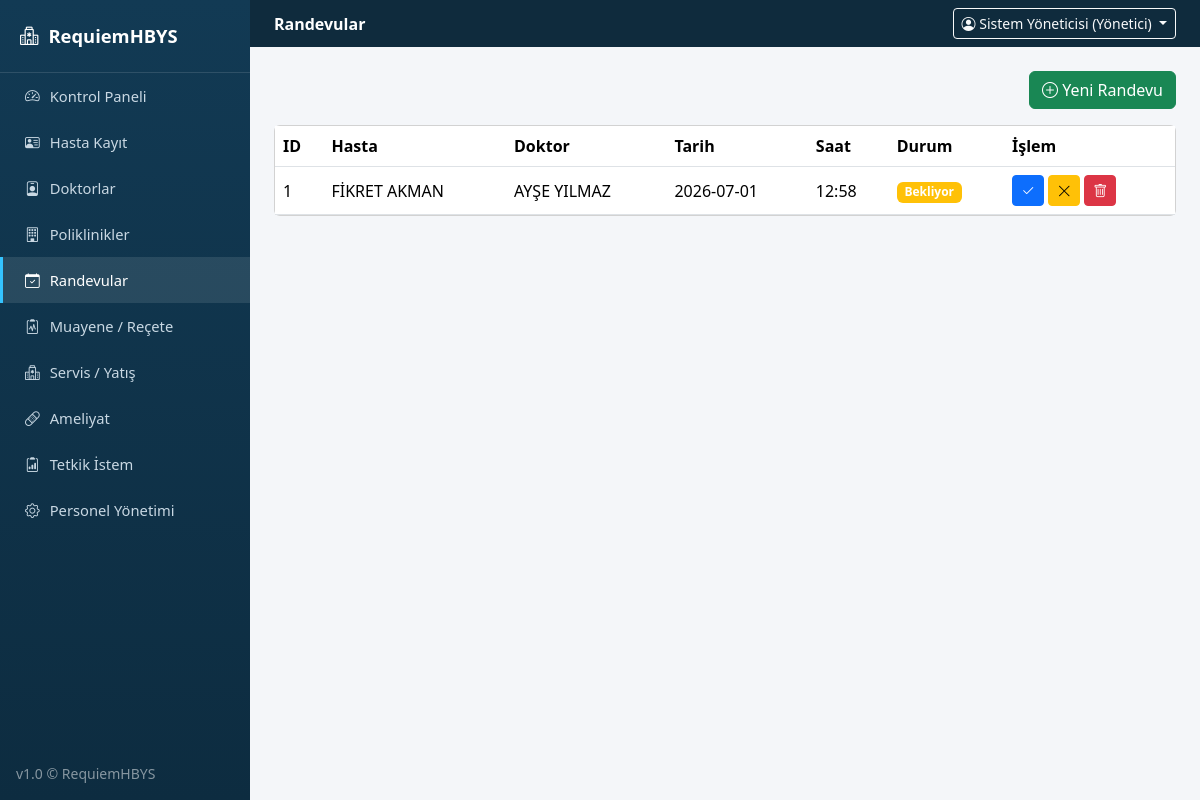
Before: /randevular (signed in) with the older database file.
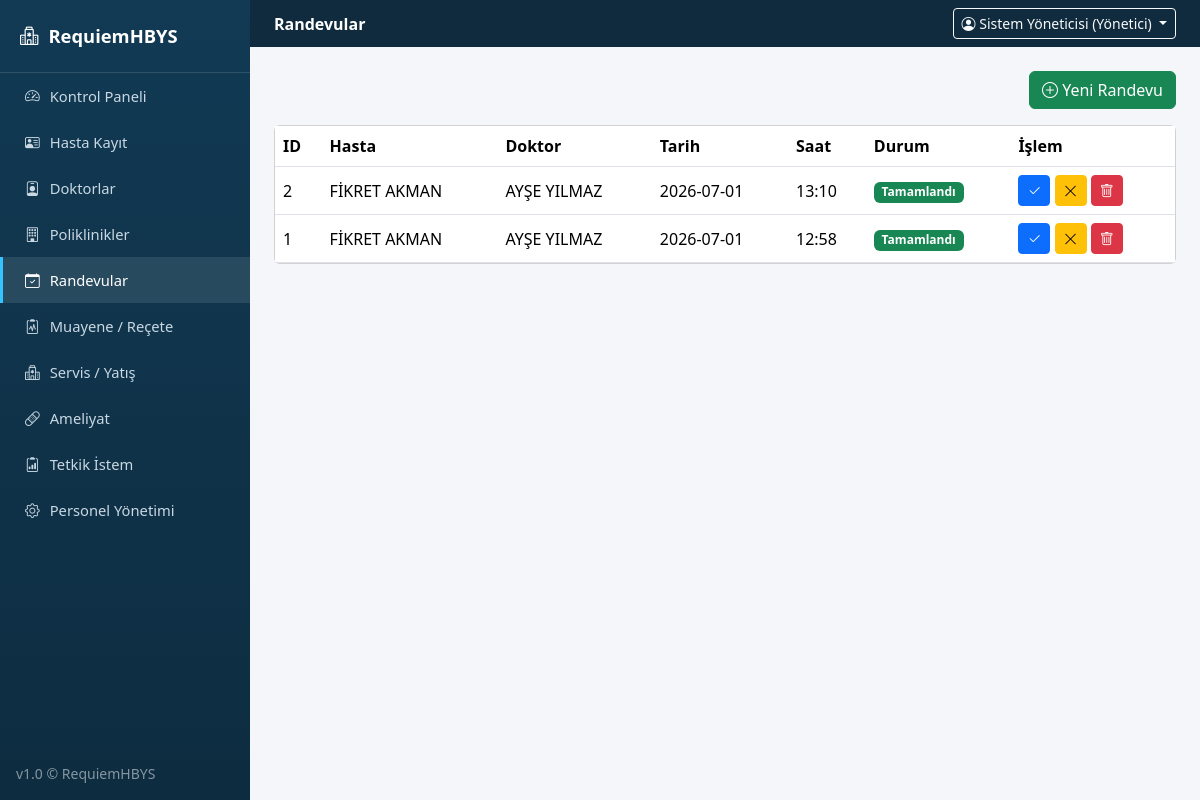
After: the same page with the newer database file.
### tables this page shows
CREATE TABLE randevular (
            id INTEGER PRIMARY KEY AUTOINCREMENT,
            hasta_id INTEGER,
            doktor_id INTEGER,
            tarih TEXT,
            saat TEXT,
            durum TEXT
        );

CREATE TABLE hastalar (
            id INTEGER PRIMARY KEY AUTOINCREMENT,
            ad_soyad TEXT NOT NULL,
            tc TEXT,
            dogum_tarihi TEXT,
            cinsiyet TEXT,
            kan_grubu TEXT,
            telefon TEXT,
            adres TEXT,
            acil_ad TEXT,
            acil_tel TEXT,
            gecmis TEXT,
            kayit_tarihi TEXT
        );

CREATE TABLE doktorlar (
            id INTEGER PRIMARY KEY AUTOINCREMENT,
            ad_soyad TEXT NOT NULL,
            uzmanlik TEXT,
            poliklinik TEXT,
            uygunluk TEXT
        );

### app.py (the view)
@app.route("/randevular")
@login_required
def randevular():
    return render_template("randevular.html", randevular=db.randevulari_getir())

### app.py (called while the page is built)
def login_required(f):
    @wraps(f)
    def wrapper(*args, **kwargs):
        if "user_id" not in session:
            flash("Lütfen giriş yapın.", "warning")
            return redirect(url_for("login"))
        return f(*args, **kwargs)
    return wrapper

@app.context_processor
def inject_globals():
    return {"simdi": datetime.now().strftime("%d.%m.%Y %H:%M")}

### database.py (called while the page is built)
    def sorgula(self, sql, params=()):
        cur = self.conn.cursor()
        cur.execute(sql, params)
        return [dict(r) for r in cur.fetchall()]

    def randevulari_getir(self):
        return self.sorgula("""SELECT r.id, r.tarih, r.saat, r.durum, h.ad_soyad as hasta_ad, d.ad_soyad as doktor_ad
                                FROM randevular r JOIN hastalar h ON r.hasta_id=h.id
                                JOIN doktorlar d ON r.doktor_id=d.id ORDER BY r.id DESC""")

### templates/randevular.html (shortened to what this page needs)
{% extends "base.html" %}
{% block page_header %}Randevular{% endblock %}
{% block content %}
<div class="d-flex justify-content-end mb-3">
  <a href="{{ url_for('randevu_form') }}" class="btn btn-success"><i class="bi bi-plus-circle"></i> Yeni Randevu</a>
</div>
<div class="card">
  <div class="table-responsive">
    <table class="table table-hover align-middle mb-0">
      <thead><tr><th>ID</th><th>Hasta</th><th>Doktor</th><th>Tarih</th><th>Saat</th><th>Durum</th><th>İşlem</th></tr></thead>
      <tbody>
        {% for r in randevular %}
        <tr>
          <td>{{ r.id }}</td><td>{{ r.hasta_ad }}</td><td>{{ r.doktor_ad }}</td><td>{{ r.tarih }}</td><td>{{ r.saat }}</td>
          <td>
            <span class="badge bg-{{ 'success' if r.durum=='Tamamlandı' else ('warning' if r.durum=='Bekliyor' else 'secondary') }}">{{ r.durum }}</span>
          </td>
          <td>
            <form action="{{ url_for('randevu_durum', rid=r.id) }}" method="post" class="d-inline">
              <button class="btn btn-sm btn-primary" title="Tamamlandı Yap"><i class="bi bi-check2"></i></button>
            </form>
            <form action="{{ url_for('randevu_durum', rid=r.id) }}" method="post" class="d-inline">
              <button class="btn btn-sm btn-warning" title="İptal Et"><i class="bi bi-x-lg"></i></button>
            </form>
            <form action="{{ url_for('randevu_sil', rid=r.id) }}" method="post" class="d-inline" onsubmit="return confirm('Randevu silinsin mi?');">
              <button class="btn btn-sm btn-danger"><i class="bi bi-trash"></i></button>
            </form>
          </td>
        </tr>
        {% else %}
        <tr><td colspan="7" class="text-center text-muted py-4">Kayıt bulunamadı.</td></tr>
        {% endfor %}
      </tbody>
    </table>
  </div>
</div>
{% endblock %}

Changed rows visible on the page:
added randevular: id "2", hasta_ad "FİKRET AKMAN", doktor_ad "AYŞE YILMAZ", tarih "2026-07-01", saat "13:10", durum "Tamamlandı"
changed randevular id 1: durum "Bekliyor" → "Tamamlandı"
